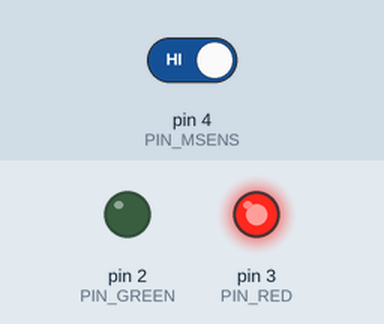
Recording of a sketch running on a simulated Arduino Uno, built with avr-gcc and run on an emulated ATmega328P. On the bench: output pins drawn as LEDs (lit = HIGH). The test bench sets the inputs (shaded band); at power-on: pin 4 (PIN_MSENS) HIGH.

Above: at 1.3 s.
1.4 s: pin 4 (PIN_MSENS) driven LOW
At 2.6 s:
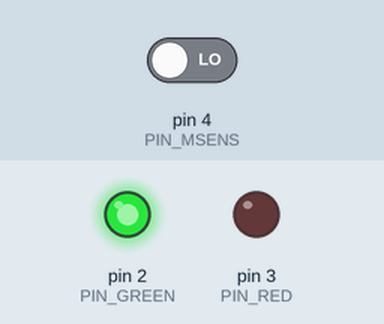
3.0 s: pin 4 (PIN_MSENS) driven HIGH
At 3.7 s:
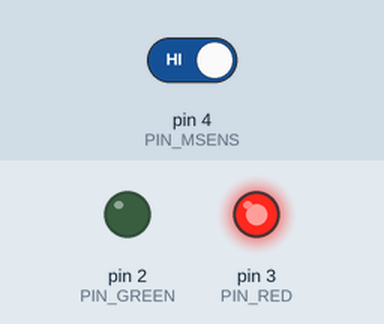
Timing chart, 0 to 6.0 s (numbered marks = the images above; inputs shaded):
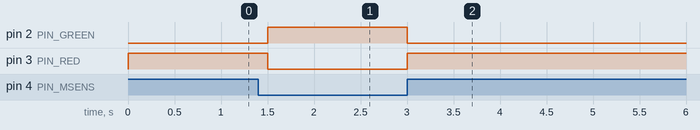

The sketch:

motion-sensor.ino
```cpp
const int PIN_RED   =  3;
const int PIN_GREEN =  2;
const int PIN_MSENS =  4;


void setup() {
  pinMode(PIN_RED, OUTPUT);
  pinMode(PIN_GREEN, OUTPUT);
  pinMode(PIN_MSENS, INPUT);
}

void loop() {
  int sens_value = digitalRead(PIN_MSENS);
  digitalWrite(PIN_GREEN, sens_value == 0 ? HIGH : LOW );
  digitalWrite(PIN_RED  , sens_value == 0 ? LOW  : HIGH);
  delay(250);
}
```

Measured:
- after the input at 1.4 s, pin 2 (PIN_GREEN): LOW → HIGH after 0.10 s; pin 3 (PIN_RED): HIGH → LOW after 0.10 s
- after the input at 3.0 s, pin 2 (PIN_GREEN): HIGH → LOW at once; pin 3 (PIN_RED): LOW → HIGH at once
